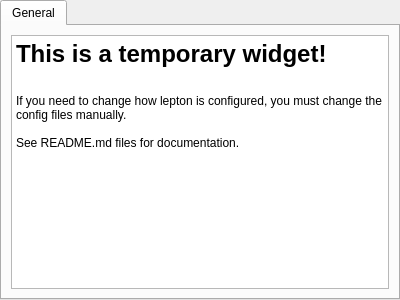
<?xml version="1.0" encoding="UTF-8"?>
<ui version="4.0">
 <class>SettingsEditor</class>
 <widget class="QWidget" name="SettingsEditor">
  <property name="geometry">
   <rect>
    <x>0</x>
    <y>0</y>
    <width>400</width>
    <height>300</height>
   </rect>
  </property>
  <property name="windowTitle">
   <string>Form</string>
  </property>
  <layout class="QVBoxLayout" name="verticalLayout">
   <property name="leftMargin">
    <number>0</number>
   </property>
   <property name="topMargin">
    <number>0</number>
   </property>
   <property name="rightMargin">
    <number>0</number>
   </property>
   <property name="bottomMargin">
    <number>0</number>
   </property>
   <item>
    <widget class="QTabWidget" name="tabWidget">
     <widget class="QWidget" name="General">
      <attribute name="title">
       <string>General</string>
      </attribute>
      <layout class="QVBoxLayout" name="verticalLayout_2">
       <item>
        <widget class="QTextEdit" name="textEdit">
         <property name="readOnly">
          <bool>true</bool>
         </property>
         <property name="html">
          <string>&lt;!DOCTYPE HTML PUBLIC &quot;-//W3C//DTD HTML 4.0//EN&quot; &quot;http://www.w3.org/TR/REC-html40/strict.dtd&quot;&gt;
&lt;html&gt;&lt;head&gt;&lt;meta name=&quot;qrichtext&quot; content=&quot;1&quot; /&gt;&lt;style type=&quot;text/css&quot;&gt;
p, li { white-space: pre-wrap; }
&lt;/style&gt;&lt;/head&gt;&lt;body style=&quot; font-family:'Sans Serif'; font-size:9pt; font-weight:400; font-style:normal;&quot;&gt;
&lt;p style=&quot; margin-top:18px; margin-bottom:12px; margin-left:0px; margin-right:0px; -qt-block-indent:0; text-indent:0px;&quot;&gt;&lt;span style=&quot; font-size:xx-large; font-weight:600;&quot;&gt;This is a temporary widget!&lt;/span&gt;&lt;/p&gt;
&lt;p style=&quot;-qt-paragraph-type:empty; margin-top:0px; margin-bottom:0px; margin-left:0px; margin-right:0px; -qt-block-indent:0; text-indent:0px;&quot;&gt;&lt;br /&gt;&lt;/p&gt;
&lt;p style=&quot; margin-top:0px; margin-bottom:0px; margin-left:0px; margin-right:0px; -qt-block-indent:0; text-indent:0px;&quot;&gt;If you need to change how lepton is configured, you must change the config files manually.&lt;/p&gt;
&lt;p style=&quot;-qt-paragraph-type:empty; margin-top:0px; margin-bottom:0px; margin-left:0px; margin-right:0px; -qt-block-indent:0; text-indent:0px;&quot;&gt;&lt;br /&gt;&lt;/p&gt;
&lt;p style=&quot; margin-top:0px; margin-bottom:0px; margin-left:0px; margin-right:0px; -qt-block-indent:0; text-indent:0px;&quot;&gt;See README.md files for documentation.&lt;/p&gt;&lt;/body&gt;&lt;/html&gt;</string>
         </property>
        </widget>
       </item>
      </layout>
     </widget>
    </widget>
   </item>
  </layout>
 </widget>
 <resources/>
 <connections/>
</ui>
